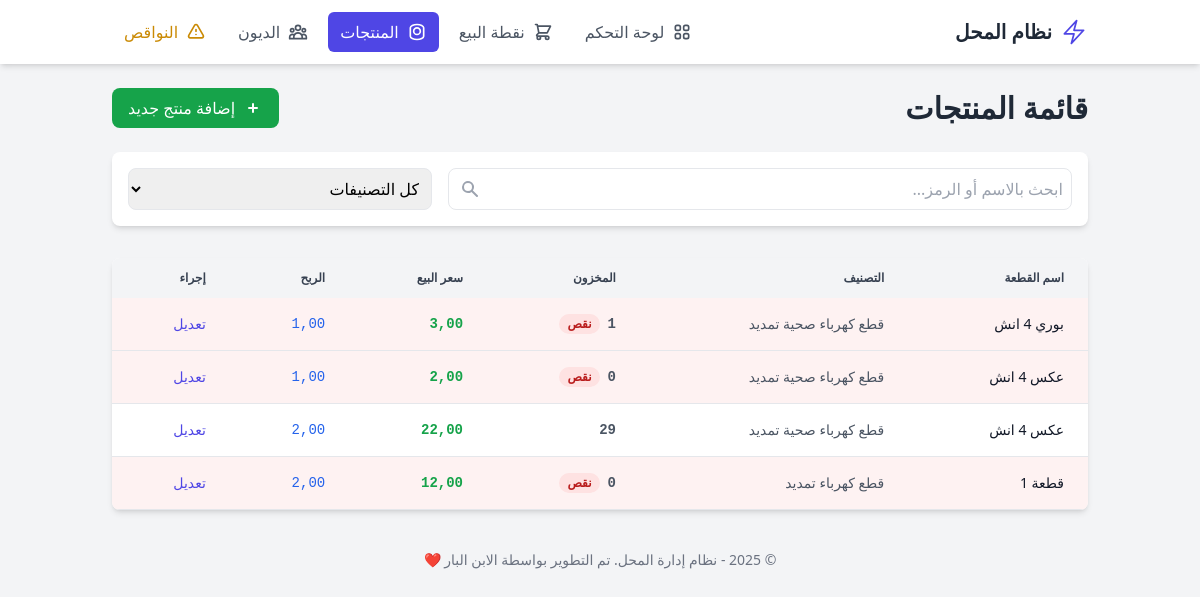
Screenshot of /products/ with the database file from the repository.
### store/models.py (models this page shows, shortened)
class Product(models.Model):
    name = models.CharField(_("اسم القطعة"), max_length=200, db_index=True)
    category = models.ForeignKey(Category, on_delete=models.SET_NULL, null=True, blank=True, verbose_name=_("التصنيف"), related_name='products')
    sku = models.CharField(_("رمز القطعة/SKU"), max_length=100, unique=True, blank=True, null=True, db_index=True)
    purchase_price = models.DecimalField(_("سعر الشراء"), max_digits=10, decimal_places=2, default=0.0)
    sale_price = models.DecimalField(_("سعر البيع"), max_digits=10, decimal_places=2)
    stock_quantity = models.PositiveIntegerField(_("الكمية في المخزن"), default=0)
    reorder_level = models.PositiveIntegerField(_("حد إعادة الطلب"), default=5)
    class Meta:
        verbose_name = _("منتج")
        verbose_name_plural = _("المنتجات")
        ordering = ['name']
    @property
    def is_low_on_stock(self):
        return self.stock_quantity <= self.reorder_level
    def get_profit(self):
        return self.sale_price - self.purchase_price

class Category(models.Model):
    name = models.CharField(_("اسم التصنيف"), max_length=100, unique=True)
    class Meta:
        verbose_name = _("تصنيف")
        verbose_name_plural = _("التصنيفات")
        ordering = ['name']

### store/views.py (the view)
# urls.py: path('products/', views.product_list, name='product-list'),
def product_list(request):
    search_query = request.GET.get('q', "")
    selected_category_id = request.GET.get('category', "")
    product_queryset = Product.objects.select_related('category').order_by('name')
    if search_query:
        product_queryset = product_queryset.filter(
            Q(name__icontains=search_query) | Q(sku__icontains=search_query)
        )
    if selected_category_id:
        product_queryset = product_queryset.filter(category_id=selected_category_id)
    paginator = Paginator(product_queryset, 20)
    page_number = request.GET.get('page')
    page_obj = paginator.get_page(page_number)
    categories = Category.objects.all()
    context = {
        'page_obj': page_obj,
        'search_query': search_query,
        'categories': categories,
        'selected_category': selected_category_id,
    }
    return render(request, 'store/product_list.html', context)

### store/templates/store/product_list.html (shortened to what this page needs)
{% extends 'store/base.html' %}
{% block content %}
<div class="flex flex-col sm:flex-row justify-between items-center mb-6 gap-4">
    <h1 class="text-3xl font-bold text-gray-800">قائمة المنتجات</h1>
    <a href="{% url 'admin:store_product_add' %}" target="_blank" class="flex items-center gap-2 bg-green-600 text-white px-4 py-2 rounded-lg hover:bg-green-700 transition-colors">
        <svg class="w-5 h-5" fill="currentColor" viewBox="0 0 20 20"><path fill-rule="evenodd" d="M10 5a1 1 0 011 1v3h3a1 1 0 110 2h-3v3a1 1 0 11-2 0v-3H6a1 1 0 110-2h3V6a1 1 0 011-1z" clip-rule="evenodd"></path></svg>
        <span>إضافة منتج جديد</span>
    </a>
</div>
<form method="GET" class="mb-8 p-4 bg-white rounded-lg shadow-md">
    <div class="grid grid-cols-1 md:grid-cols-3 gap-4">
        <div class="md:col-span-2">
            <div class="relative">
                <div class="absolute inset-y-0 left-0 flex items-center pl-3 pointer-events-none">
                </div>
                <input type="search" id="product-search" name="q" class="w-full p-2 pl-10 border rounded-lg" placeholder="ابحث بالاسم أو الرمز..." value="{{ search_query }}">
            </div>
        </div>
        <div>
            <select name="category" id="category-filter" class="w-full p-2 border rounded-lg" onchange="this.form.submit()">
                <option value="">كل التصنيفات</option>
            </select>
        </div>
    </div>
</form>
<div class="overflow-x-auto bg-white shadow-md sm:rounded-lg">
    <table class="w-full text-sm text-right text-gray-600">
        <thead class="text-xs text-gray-700 uppercase bg-gray-100">
            <tr>
                <th scope="col" class="py-3 px-6">اسم القطعة</th>
                <th scope="col" class="py-3 px-6">التصنيف</th>
                <th scope="col" class="py-3 px-6">المخزون</th>
                <th scope="col" class="py-3 px-6">سعر البيع</th>
                <th scope="col" class="py-3 px-6">الربح</th>
                <th scope="col" class="py-3 px-6">إجراء</th>
            </tr>
        </thead>
        <tbody>
            {% for product in page_obj %}
            <tr class="border-b hover:bg-gray-50 {% if product.is_low_on_stock %}bg-red-50 hover:bg-red-100{% endif %}">
                <th scope="row" class="py-4 px-6 font-medium text-gray-900 whitespace-nowrap">{{ product.name }}</th>
                <td class="py-4 px-6">{{ product.category.name|default:"-" }}</td>
                <td class="py-4 px-6">
                    <div class="flex items-center gap-2">
                        <span class="font-mono font-semibold">{{ product.stock_quantity }}</span>
                        {% if product.is_low_on_stock %}
                            <span class="px-2 py-0.5 text-xs font-semibold text-red-700 bg-red-100 rounded-full">نقص</span>
                        {% endif %}
                    </div>
                </td>
                <td class="py-4 px-6 text-green-600 font-bold font-mono">{{ product.sale_price|floatformat:2 }}</td>
                <td class="py-4 px-6 text-blue-600 font-mono">{{ product.get_profit|floatformat:2 }}</td>
                <td class="py-4 px-6">
                    <a href="{% url 'admin:store_product_change' product.id %}" target="_blank" class="font-medium text-indigo-600 hover:underline">تعديل</a>
                </td>
            </tr>
            {% endfor %}
        </tbody>
    </table>
</div>
{% endblock %}

### store/templates/store/base.html (shortened to what this page needs)
{% load static %}
<!DOCTYPE html>
<html lang="ar" dir="rtl">
<head>
    <script src="https://cdn.tailwindcss.com"></script>
</head>
<body class="bg-gray-100 font-sans">
    <div id="app-container">
        <nav class="bg-white shadow-md print:hidden">
            <div class="container mx-auto px-4 sm:px-6">
                <div class="flex justify-between items-center py-3">
                    <a href="{% url 'dashboard' %}" class="flex items-center gap-2 text-xl font-bold text-gray-800">
                        <svg class="w-7 h-7 text-indigo-600" xmlns="http://www.w3.org/2000/svg" fill="none" viewBox="0 0 24 24" stroke-width="1.5" stroke="currentColor">
                            <path stroke-linecap="round" stroke-linejoin="round" d="M3.75 13.5l10.5-11.25L12 10.5h8.25L9.75 21.75 12 13.5H3.75z" />
                        </svg>
                        <span>نظام المحل</span>
                    </a>
                    <div class="hidden md:flex items-center space-x-2 space-x-reverse">
                        <a href="{% url 'dashboard' %}" class="nav-link flex items-center gap-2 text-gray-600 hover:bg-gray-100 px-3 py-2 rounded-md transition-colors duration-200 ">
                            <span>لوحة التحكم</span>
                        </a>
                        <a href="{% url 'pos-view' %}" class="nav-link flex items-center gap-2 text-gray-600 hover:bg-gray-100 px-3 py-2 rounded-md transition-colors duration-200 ">
                            <svg class="w-5 h-5" fill="none" stroke="currentColor" viewBox="0 0 24 24"><path stroke-linecap="round" stroke-linejoin="round" stroke-width="2" d="M3 3h2l.4 2M7 13h10l4-8H5.4M7 13L5.4 5M7 13l-2.293 2.293c-.63.63-.184 1.707.707 1.707H17m0 0a2 2 0 100 4 2 2 0 000-4zm-8 2a2 2 0 11-4 0 2 2 0 014 0z"></path></svg>
                            <span>نقطة البيع</span>
                        </a>
                        <a href="{% url 'product-list' %}" class="nav-link flex items-center gap-2 text-gray-600 hover:bg-gray-100 px-3 py-2 rounded-md transition-colors duration-200 {% if request.resolver_match.url_name == 'product-list' %}active{% endif %}">
                            <svg class="w-5 h-5" fill="none" stroke="currentColor" viewBox="0 0 24 24"><path stroke-linecap="round" stroke-linejoin="round" stroke-width="2" d="M4 7v10c0 2.21 3.582 4 8 4s8-1.79 8-4V7M4 7c0-2.21 3.582-4 8-4s8 1.79 8 4M4 7s0 0 0 0m16 0s0 0 0 0M12 15a4 4 0 100-8 4 4 0 000 8z"></path></svg>
                            <span>المنتجات</span>
                        </a>
                        <a href="{% url 'client-list' %}" class="nav-link flex items-center gap-2 text-gray-600 hover:bg-gray-100 px-3 py-2 rounded-md transition-colors duration-200 ">
                            <span>الديون</span>
                        </a>
                        <a href="{% url 'low-stock-report' %}" class="nav-link flex items-center gap-2 text-yellow-600 hover:bg-yellow-100 px-3 py-2 rounded-md transition-colors duration-200 ">
                             <svg class="w-5 h-5" fill="none" stroke="currentColor" viewBox="0 0 24 24"><path stroke-linecap="round" stroke-linejoin="round" stroke-width="2" d="M12 9v2m0 4h.01m-6.938 4h13.856c1.54 0 2.502-1.667 1.732-3L13.732 4c-.77-1.333-2.694-1.333-3.464 0L3.34 16c-.77 1.333.192 3 1.732 3z"></path></svg>
                            <span>النواقص</span>
                        </a>
                    </div>
                </div>
            </div>
        </nav>
        <main class="container mx-auto p-4 sm:p-6">
            {% block content %}{% endblock %}
        </main>
        <footer class="text-center py-4 text-gray-500 text-sm print:hidden">
            <p>&copy; {% now "Y" %} - نظام إدارة المحل. تم التطوير بواسطة الابن البار ❤️</p>
        </footer>
    </div>
</body>
</html>

### store/templates/store/base.html (style rules this page uses)
.nav-link.active { background-color: #4f46e5; color: #ffffff; }
.nav-link.active svg { color: #ffffff; }

### rows the page displays
Product: name "بوري 4 انش", category.name "قطع كهرباء صحية تمديد", stock_quantity "1", reorder_level "نقص", sale_price "3,00", get_profit "1,00"
Product: name "عكس 4 انش", category.name "قطع كهرباء صحية تمديد", stock_quantity "0", reorder_level "نقص", sale_price "2,00", get_profit "1,00"
Product: name "عكس 4 انش", category.name "قطع كهرباء صحية تمديد", stock_quantity "29", sale_price "22,00", get_profit "2,00"
Product: name "قطعة 1", category.name "قطع كهرباء تمديد", stock_quantity "0", reorder_level "نقص", sale_price "12,00", get_profit "2,00"
